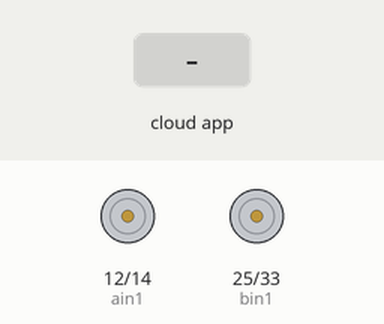
A sketch run on a simulated ESP32. Shown: motor-driver pin pairs drawn as motors (green arrow = first pin HIGH = forward, orange = second pin HIGH = backward, longer = more drive, scaled by the enable pin). Inputs (shaded band) come from the test bench. The RemoteXY app is connected.

Above: at 1.4 s.
1.5 s: the phone or cloud app sets button_1 to 1
At 2.7 s:
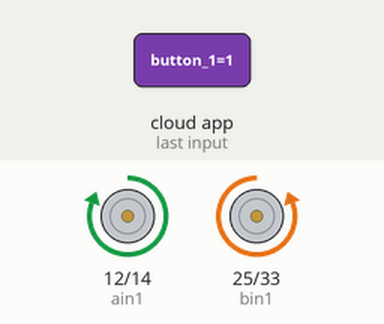
3.0 s: the phone or cloud app sets button_1 to 0
At 3.8 s:
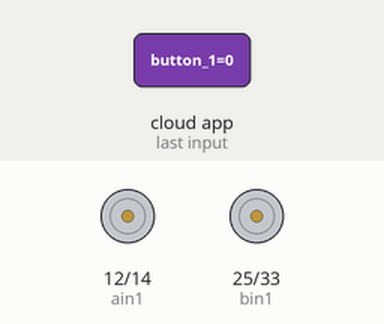
4.5 s: the phone or cloud app sets button_2 to 1
At 5.0 s:
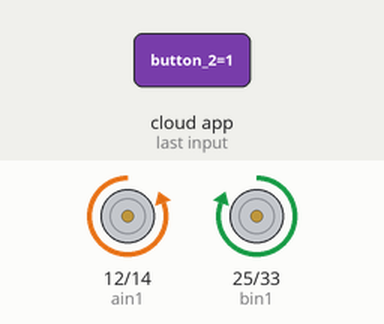
6.0 s: the phone or cloud app sets button_2 to 0
At 7.2 s:
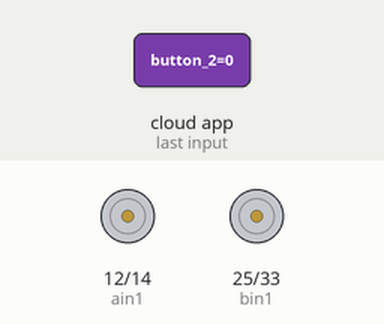
7.5 s: the phone or cloud app sets button_3 to 1
At 8.5 s:
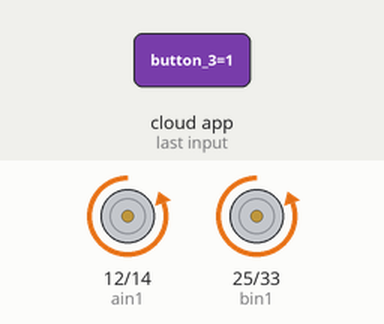
Timing chart, 0 to 10.0 s (numbered marks = the images above; inputs shaded):
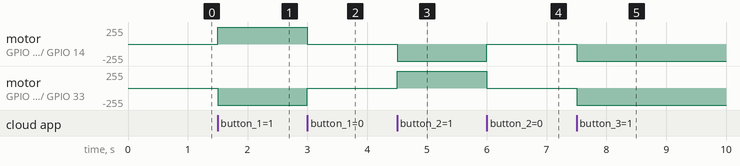

The sketch:

RemoteXY.ino
```cpp
// (licence header left out)
//////////////////////////////////////////////
//        RemoteXY include library          //
//////////////////////////////////////////////

// RemoteXY select connection mode and include library
#define REMOTEXY_MODE__ESP32CORE_WIFI_POINT
#include <WiFi.h>

#include <RemoteXY.h>

// RemoteXY connection settings
#define REMOTEXY_WIFI_SSID "RemoteXY"
#define REMOTEXY_WIFI_PASSWORD "12345678"
#define REMOTEXY_SERVER_PORT 6377


// RemoteXY configurate
#pragma pack(push, 1)
uint8_t RemoteXY_CONF[] =   // 46 bytes
  { 255,4,0,0,0,39,0,16,31,1,1,0,21,17,12,12,2,31,0,1,
  0,12,43,12,12,2,31,0,1,0,36,45,12,12,2,31,0,1,0,21,
  61,12,12,2,31,0 };

// this structure defines all the variables and events of your control interface
struct {

    // input variables
  uint8_t button_1; // =1 if button pressed, else =0
  uint8_t button_2; // =1 if button pressed, else =0
  uint8_t button_3; // =1 if button pressed, else =0
  uint8_t button_4; // =1 if button pressed, else =0

    // other variable
  uint8_t connect_flag;  // =1 if wire connected, else =0

} RemoteXY;
#pragma pack(pop)

/////////////////////////////////////////////
//           END RemoteXY include          //
/////////////////////////////////////////////


int ain1=12;
int ain2=14;
int apwm=27;

int bin1=25;
int bin2=33;
int bpwm=32;


void setup()
{
  // DO NOT REMOVE DELAYS AT ALL COST OR IT WON'T MOVE!!!!!!!!!!!!!!!
  delay(100);
  RemoteXY_Init ();
  delay(100);
  pinMode(ain1, OUTPUT);
  pinMode(ain2, OUTPUT);
  pinMode(apwm, OUTPUT);
  pinMode(bin1, OUTPUT);
  pinMode(bin2, OUTPUT);
  pinMode(bpwm, OUTPUT);

  // TODO you setup code
  analogWrite(apwm, 255);
  analogWrite(bpwm, 255);


}

void loop()
{

  RemoteXY_Handler ();

  if(RemoteXY.button_1 == 1) {
    //up
    digitalWrite(ain1, HIGH);
    digitalWrite(ain2, LOW);
    digitalWrite(bin1, LOW);
    digitalWrite(bin2, HIGH);
  }
  else if(RemoteXY.button_2 == 1) {
    //down
    digitalWrite(ain1, LOW);
    digitalWrite(ain2, HIGH);
    digitalWrite(bin1, HIGH);
    digitalWrite(bin2, LOW);
  }
  else if(RemoteXY.button_3 == 1) {
    //left
    digitalWrite(ain1, LOW);
    digitalWrite(ain2, HIGH);
    digitalWrite(bin1, LOW);
    digitalWrite(bin2, HIGH);
  }
  else if(RemoteXY.button_4 == 1) {
    //right
    digitalWrite(ain1, HIGH);
    digitalWrite(ain2, LOW);
    digitalWrite(bin1, HIGH);
    digitalWrite(bin2, LOW);
  }
  else{
    //stop
    digitalWrite(ain1, LOW);
    digitalWrite(ain2, LOW);
    digitalWrite(bin1, LOW);
    digitalWrite(bin2, LOW);
  }


  // TODO you loop code
  // use the RemoteXY structure for data transfer
  // do not call delay()

}
```

Measured:
- after the input at 1.5 s, motor on GPIO 12 (ain1) / GPIO 14 (ain2): stopped → forward 255/255 at once; motor on GPIO 25 (bin1) / GPIO 33 (bin2): stopped → backward 255/255 at once
- after the input at 3.0 s, motor on GPIO 12 (ain1) / GPIO 14 (ain2): forward 255/255 → stopped at once; motor on GPIO 25 (bin1) / GPIO 33 (bin2): backward 255/255 → stopped at once
- after the input at 4.5 s, motor on GPIO 12 (ain1) / GPIO 14 (ain2): stopped → backward 255/255 at once; motor on GPIO 25 (bin1) / GPIO 33 (bin2): stopped → forward 255/255 at once
- after the input at 6.0 s, motor on GPIO 12 (ain1) / GPIO 14 (ain2): backward 255/255 → stopped at once; motor on GPIO 25 (bin1) / GPIO 33 (bin2): forward 255/255 → stopped at once
- after the input at 7.5 s, motor on GPIO 12 (ain1) / GPIO 14 (ain2), motor on GPIO 25 (bin1) / GPIO 33 (bin2): stopped → backward 255/255 at once
